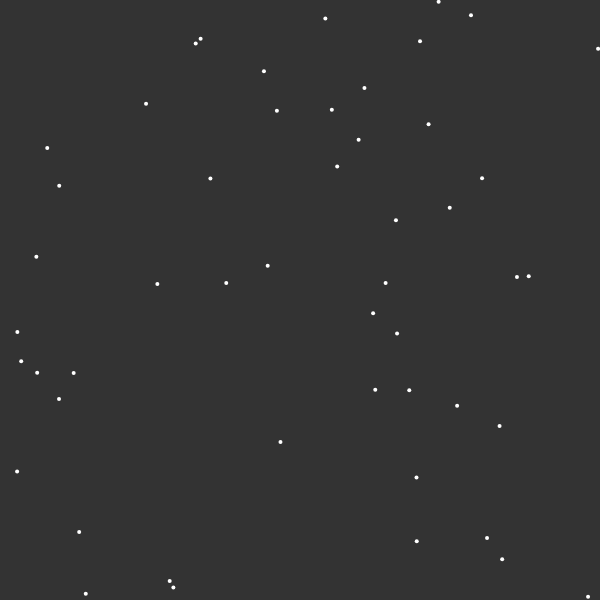
Frame 1 (no input)
Frame 60 (no input): identical to frame 1, image omitted
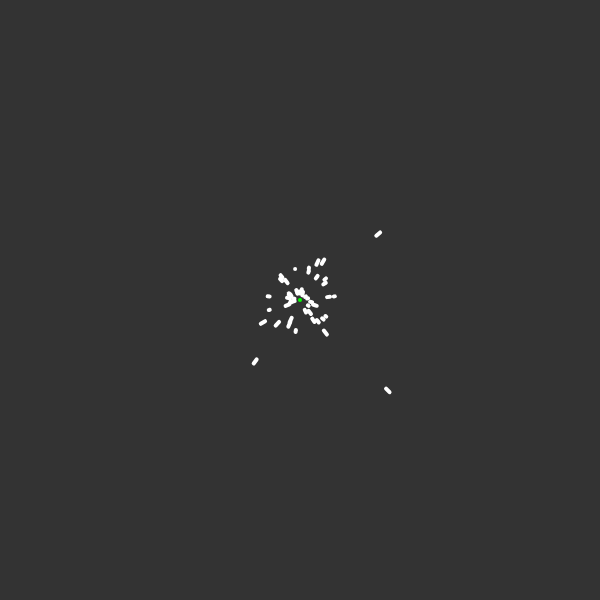
Frame 120 (the mouse pressed at the canvas centre since frame 60)

The p5.js sketch that drew these frames (run headless with seeded random() and noise() and a simulated clock; from frame 60 on, the mouse is pressed at the canvas centre):

// p5.js sketch
// ── sketch.js
var attractors = [];
var particles = [];

function setup() {
  createCanvas(600, 600);
  for(let i = 0; i < 50; i++){
    particles.push(new Particle(random(width), random(height)));
  }    
}

function mousePressed(){
  attractors.push(createVector(mouseX, mouseY));
  for(var i = 0; i < particles.length; i++){
    console.log(particles[i]);
  }
}

  function draw() {
    background(51);
    stroke(255);
    strokeWeight(4);

    for(var i = 0; i < attractors.length; i++){
      stroke(0, 255, 0);
      point(attractors[i].x, attractors[i].y);
    }

    for(let i = 0; i < particles.length; i++){
      var particle = particles[i];
      for(let j = 0; j < attractors.length; j++){
        particle.attracted(attractors[j]);
      }        
      particle.update();
      particle.show();
    }
}

// ── particle.js
function Particle(x, y){
    
  this.pos = createVector(x, y);
  this.prev = createVector(x, y);
  this.vel = createVector();

  this.acc = createVector();

  this.update = function(){
    this.vel.add(this.acc);
    this.vel.limit(5);
    this.pos.add(this.vel);
    this.acc.mult(0);
  }
    
  this.show = function(){        
    stroke(255, 255);
    strokeWeight(4);
    line(this.pos.x, this.pos.y, this.prev.x, this.prev.y);

    this.prev.x = this.pos.x;
    this.prev.y = this.pos.y;
  }
    
  this.attracted = function(target){
    var force = p5.Vector.sub(target, this.pos);
    var d = force.mag();
    d = constrain(d, 1, 25);
    var G = 1;
    var strength = G / d * d;
    force.setMag(strength);  
    if(d < 20){
      force.mult(-1);
    }
    this.acc.add(force);
  }
}
